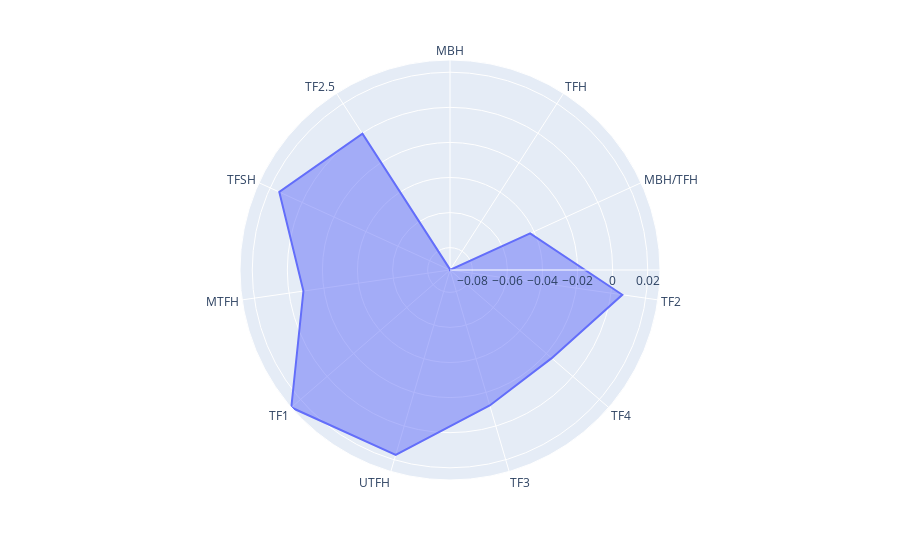

Here is the notebook cell this chart was saved with:
### Code cell
#create dictionary for angle and radius values 
df = pd.DataFrame(dict(
    r= radius_values,
    theta= features))

#create radar chart
fig = px.line_polar(df, r='r', theta='theta', line_close=True)

#fill in area
fig.update_traces(fill='toself')

#plot chart
fig.show()

### Figure 1 — Plotly figure (JSON) as saved in the notebook; plotly's stock layout.template omitted (floating-point values rounded to 4 significant figures)
{"data": [{"fill": "toself", "hovertemplate": "r=%{r}<br>theta=%{theta}<extra></extra>", "legendgroup": "", "line": {"color": "#636efa", "dash": "solid"}, "mode": "lines", "name": "", "r": [-0.09239, -0.09274, -0.04251, 0.006515, -0.01601, -0.01226, 0.01714, 0.02699, -0.008307, 0.01427, -0.0004061, -0.09239], "showlegend": false, "subplot": "polar", "theta": ["MBH", "TFH", "MBH/TFH", "TF2", "TF4", "TF3", "UTFH", "TF1", "MTFH", "TFSH", "TF2.5", "MBH"], "type": "scatterpolar"}], "layout": {"legend": {"tracegroupgap": 0}, "margin": {"t": 60}, "polar": {"angularaxis": {"direction": "clockwise", "rotation": 90}, "domain": {"x": [0, 1], "y": [0, 1]}}}}
